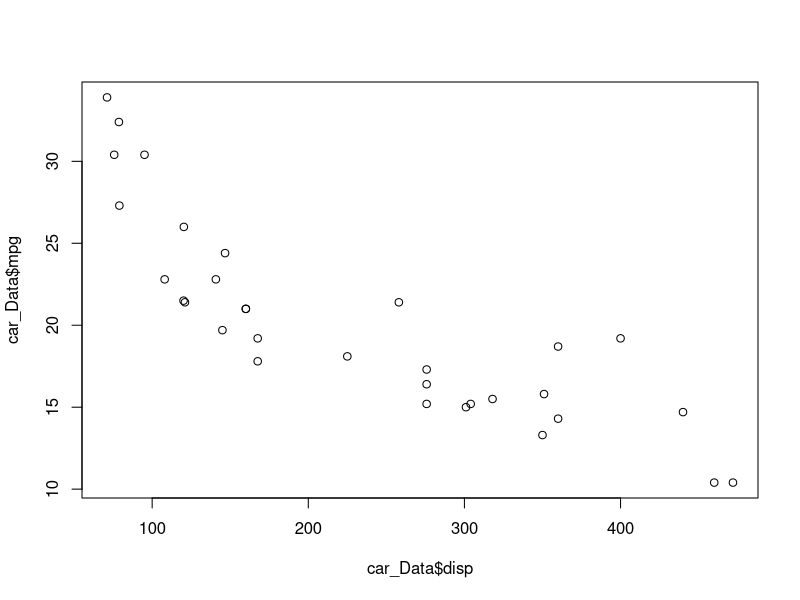
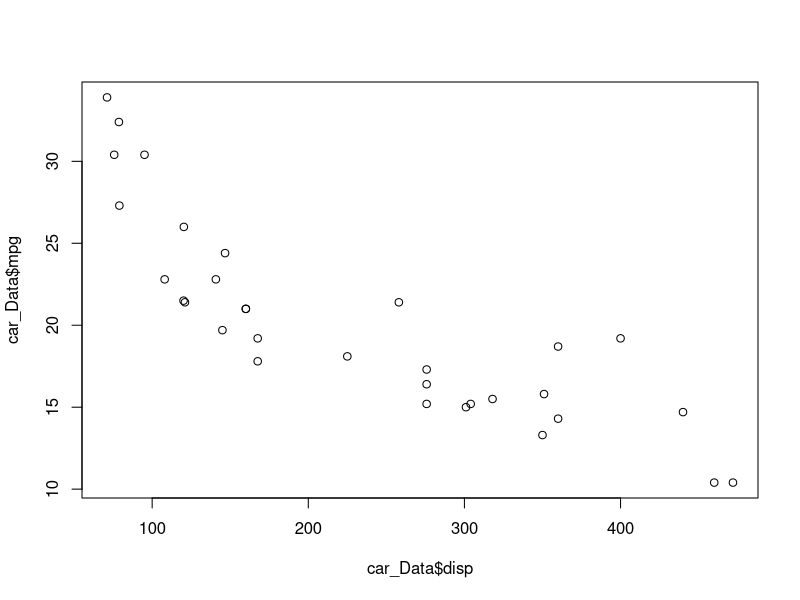
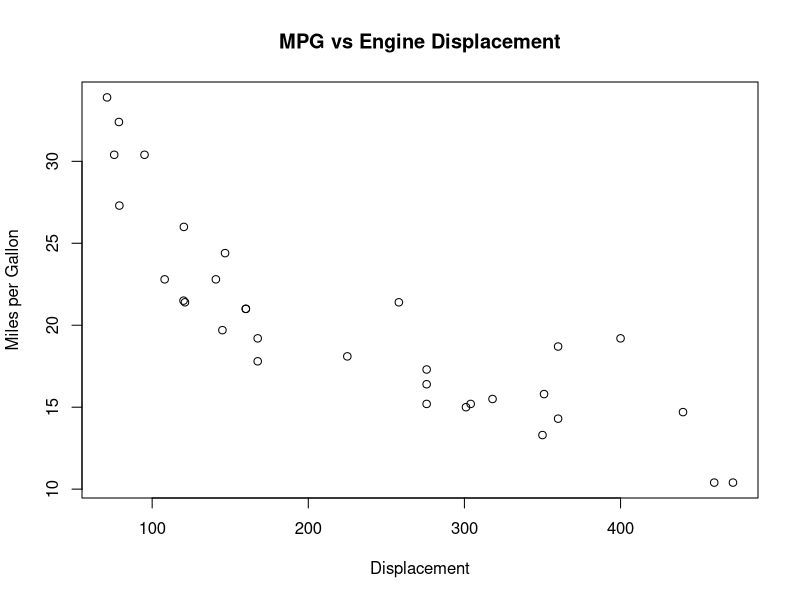
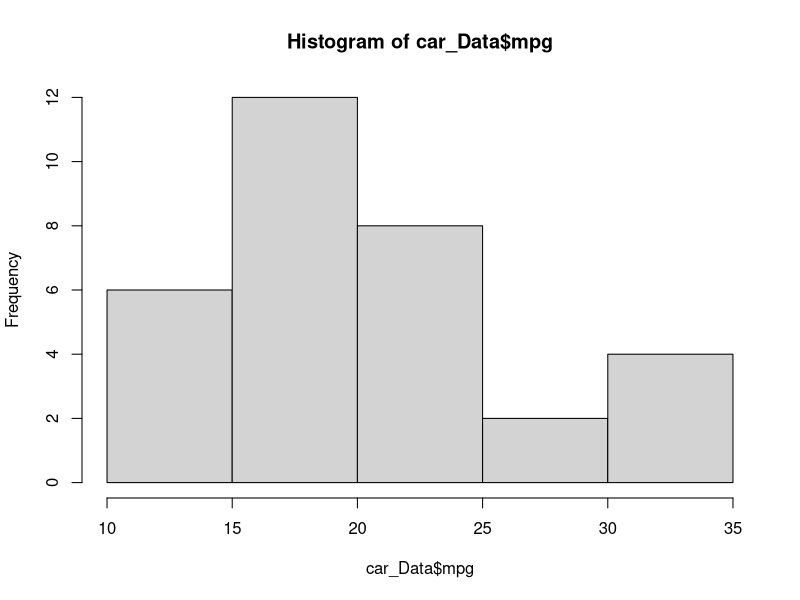
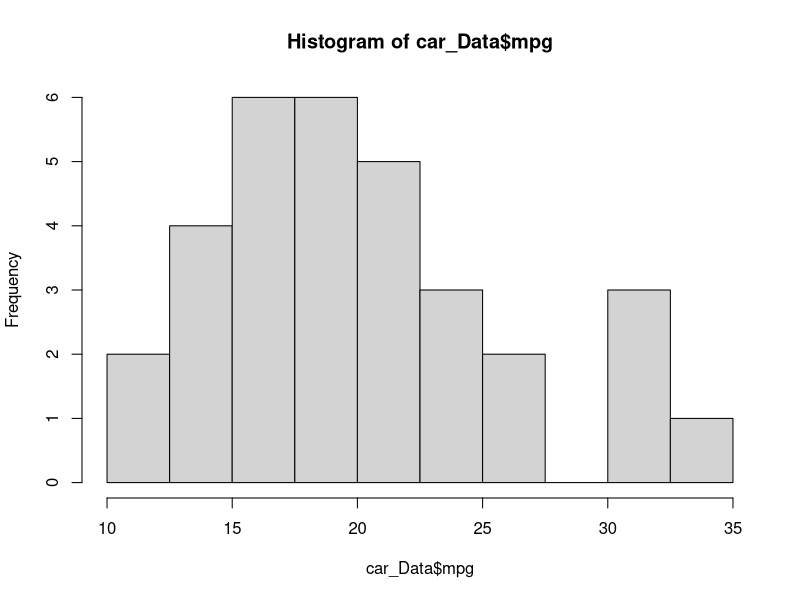
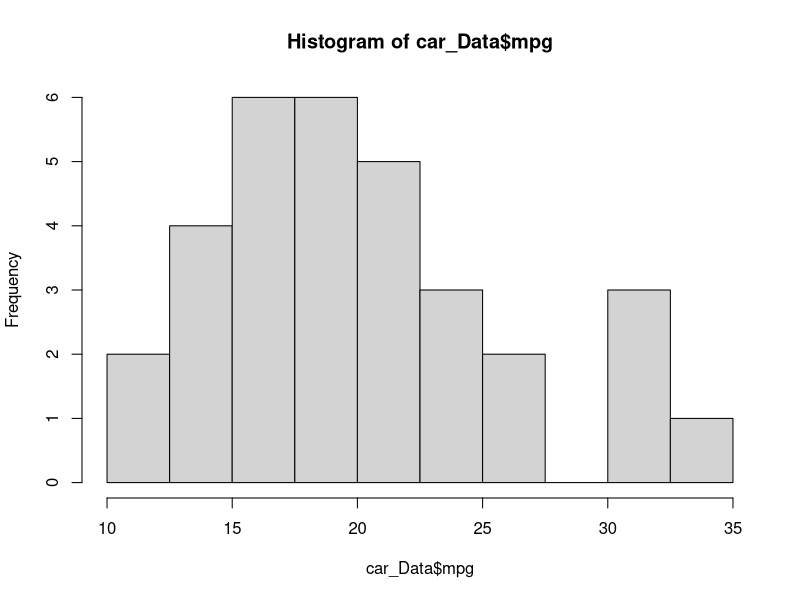
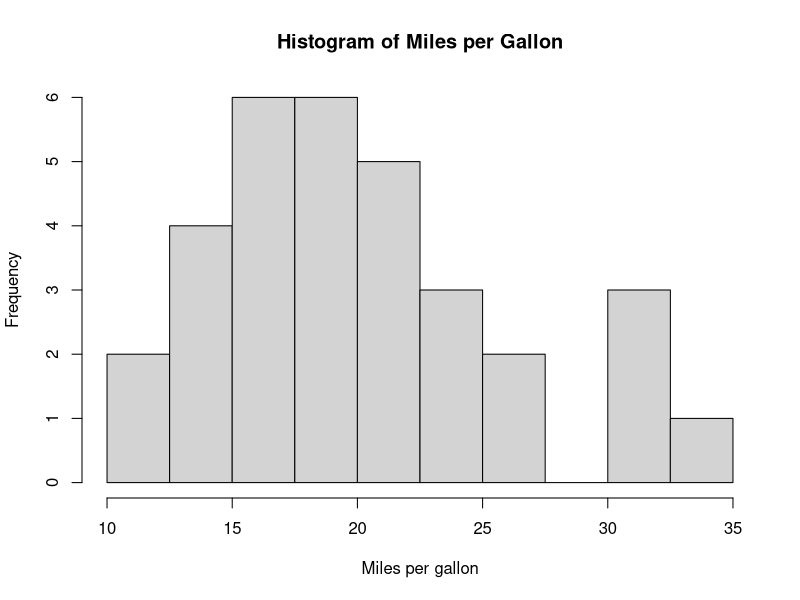

Write the R code that produced these figures, in order.
## ---- chunk 1
knitr::opts_chunk$set(echo = TRUE)

## ---- chunk 2
getwd()
## ---- chunk 3
 
# car_Data <- read.csv(file = "car_Data.csv", header = TRUE)
# if you couldn't get that to work don't worry, this is an example dataset from base R.
car_Data <- mtcars
## ---- chunk 4
# head data with default 6 rows
head(car_Data)
 
# head data with 10 rows
head(car_Data, n = 10)
 
## ---- chunk 5
# summarise the data,
summary(car_Data)
# summarise single variable
summary(car_Data$mpg)
 
## ---- chunk 6
temp <- summary(car_Data$mpg)
Median  <- temp['Median']
Range   <- temp['Max.'] - temp['Min.']
## ---- chunk 7
#plot of mpg vs disp
plot(x = car_Data$disp, y = car_Data$mpg)
#notice we can remove arguments and still get same result
plot(car_Data$disp, car_Data$mpg)
## ---- chunk 8
 
plot(x = car_Data$disp, y = car_Data$mpg, 
     type = "p", 
     xlab = "Displacement", 
     ylab = "Miles per Gallon",
     main = "MPG vs Engine Displacement")
## ---- chunk 9
hist1 <- hist(car_Data$mpg)
#We can alter the 'bins' by specifying the additional argument 'breaks = ' in the hist function
hist(car_Data$mpg, breaks = c(10,12.5,15,17.5,20,22.5,25,27.5,30,32.5,35))
#a neater way of doing the same as above is to use seq
hist(car_Data$mpg, breaks = seq(10,35, by = 2.5))
#we can again edit the title etc by adding extra arguments
hist(car_Data$mpg, 
     breaks = seq(10,35, by = 2.5),
     xlab = "Miles per gallon",
     main = "Histogram of Miles per Gallon")
